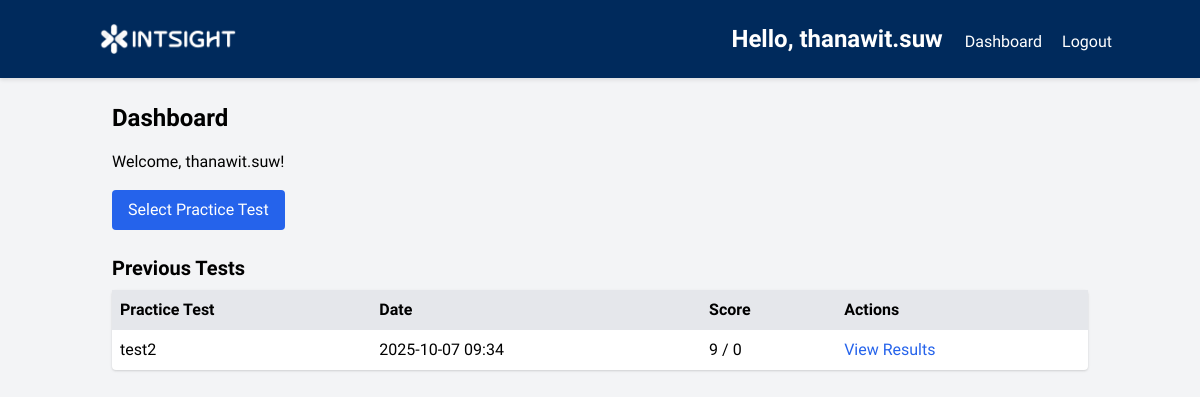
/dashboard (signed in), run on an earlier commit of the app's database.
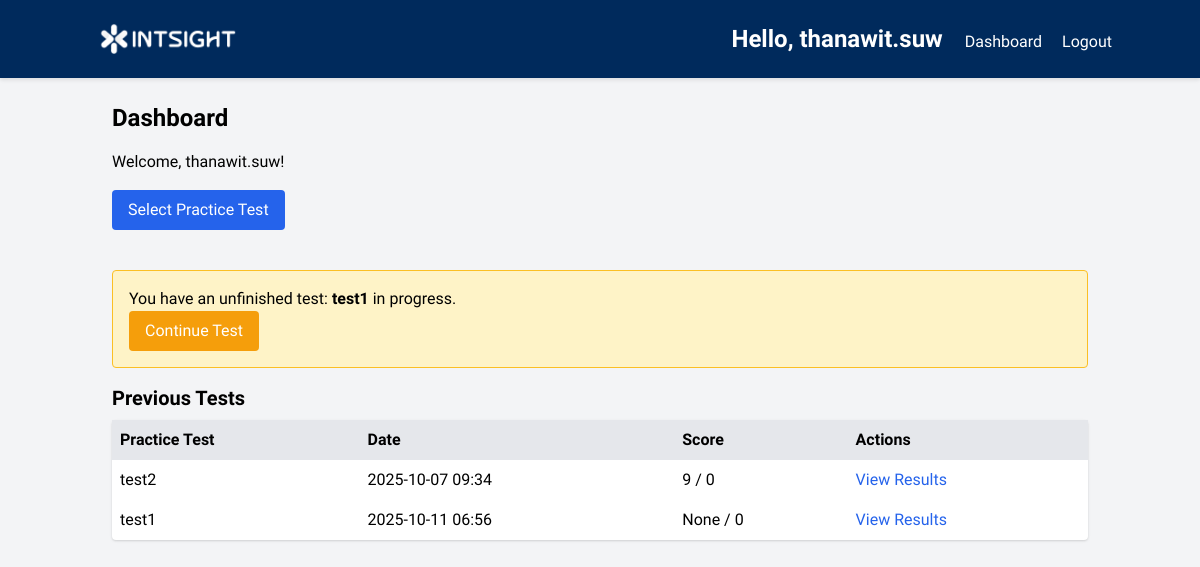
And on a later commit of the database.
### app.py (models this page shows)
class User(db.Model):
    id = db.Column(db.Integer, primary_key=True)
    username = db.Column(db.String(80), unique=True, nullable=False)
    password = db.Column(db.String(120), nullable=False)
    email = db.Column(db.String(120), unique=True, nullable=False)

class TestSession(db.Model):
    id = db.Column(db.Integer, primary_key=True)
    user_id = db.Column(db.Integer, db.ForeignKey('user.id'), nullable=False)
    practice_test_id = db.Column(db.String(10), nullable=False)  # ID of the practice test (e.g., 'test1', 'test2')
    start_time = db.Column(db.DateTime, nullable=False)
    score = db.Column(db.Integer, nullable=True)
    answers = db.Column(db.Text, nullable=True)  # JSON string of answers
    current_question = db.Column(db.Integer, default=0)
    current_section = db.Column(db.Integer, default=0)  # 0 to 3 for the 4 sections
    marked_for_review = db.Column(db.Text, nullable=True)  # JSON string of marked questions
    section_start_time = db.Column(db.DateTime, nullable=True)

### app.py (the view)
@app.route('/dashboard')
def dashboard():
    if 'user_id' not in session:
        flash('Please log in to access the dashboard.')
        return redirect(url_for('login'))
    user = User.query.get(session['user_id'])
    active_session = TestSession.query.filter_by(
        user_id=user.id, score=None
    ).order_by(TestSession.start_time.desc()).first()
    test_sessions = TestSession.query.filter_by(user_id=user.id).all()
    return render_template('dashboard.html',
                           username=session['username'],
                           test_sessions=test_sessions,
        active_session=active_session)

### templates/dashboard.html (shortened to what this page needs)
{% extends 'base.html' %}
{% block content %}
    <h2 class="text-2xl font-bold mb-4">Dashboard</h2>
    <p class="mb-4">Welcome, {{ username }}!</p>
    <a href="{{ url_for('select_test') }}" class="bg-blue-600 text-white px-4 py-2 rounded hover:bg-blue-700 mb-6 inline-block">Select Practice Test</a>
    {% if active_session %}
    <div class="my-4 p-4 border border-yellow-400 bg-yellow-100 rounded">
        <p>You have an unfinished test: <strong>{{ active_session.practice_test_id }}</strong> in progress.</p>
        <form action="{{ url_for('resume_test') }}" method="POST">
            <button type="submit" class="bg-yellow-500 text-white px-4 py-2 rounded hover:bg-yellow-600">
                Continue Test
            </button>
        </form>
    </div>
    {% endif %}
    <h3 class="text-xl font-bold mb-2">Previous Tests</h3>
    {% if test_sessions %}
        <table class="w-full bg-white shadow rounded">
            <thead>
                <tr class="bg-gray-200">
                    <th class="p-2 text-left">Practice Test</th>
                    <th class="p-2 text-left">Date</th>
                    <th class="p-2 text-left">Score</th>
                    <th class="p-2 text-left">Actions</th>
                </tr>
            </thead>
            <tbody>
                {% for session in test_sessions %}
                    <tr>
                        <td class="p-2">{{ session.practice_test_id }}</td>
                        <td class="p-2">{{ session.start_time.strftime('%Y-%m-%d %H:%M') }}</td>
                        <td class="p-2">{{ session.score }} / {{ questions|length }}</td>
                        <td class="p-2">
                            <a href="{{ url_for('results', session_id=session.id) }}" class="text-blue-600 hover:underline">View Results</a>
                        </td>
                    </tr>
                {% endfor %}
            </tbody>
        </table>
    {% else %}
        <p>No tests taken yet.</p>
    {% endif %}
{% endblock %}

### templates/base.html (shortened to what this page needs)
<!DOCTYPE html>
<html lang="en">
<head>
    <link href="https://cdn.jsdelivr.net/npm/tailwindcss@2.2.19/dist/tailwind.min.css" rel="stylesheet">
    <link rel="stylesheet" href="{{ url_for('static', filename='css/style.css') }}">
</head>
<body class="bg-gray-100 font-sans">
    <nav class="bg-intsight text-white p-4">
        <div class="container mx-auto flex justify-between items-center">
            <a href="{{ url_for('index') }}" class="text-2xl font-bold">
                <img src="{{ url_for('static', filename='intsight-logo-white.png') }}" style="max-width: 160px;" alt="Intsight Logo">
            <div>
                {% if session.username %}
                    <span class="mr-4">Hello, {{ session.username }}</span>
                    <a href="{{ url_for('dashboard') }}" class="mr-4">Dashboard</a>
                    <a href="{{ url_for('logout') }}">Logout</a>
                {% else %}
                    <a href="{{ url_for('login') }}" class="mr-4">Login</a>
                    <a href="{{ url_for('register') }}">Register</a>
                {% endif %}
            </div>
        </div>
    </nav>
    <div class="container mx-auto p-6">
        {% block content %}{% endblock %}
    </div>
</body>
</html>

### static/css/style.css (style rules this page uses)
body { min-height: 100vh; display: flex; flex-direction: column; font-family: "Anuphan", sans-serif !important; }
.container { flex: 1; }
.bg-intsight { background-color: #002a5c; }
nav { box-shadow: 0 2px 4px rgba(0, 0, 0, 0.1); }

What changed in the data, as far as the page shows it:
added TestSession: practice_test_id "test1", start_time "2025-10-11 06:56", score "None", questions "0"
Also different on the page:
text now shown: "You have an unfinished test: in progress. Continue Test"
